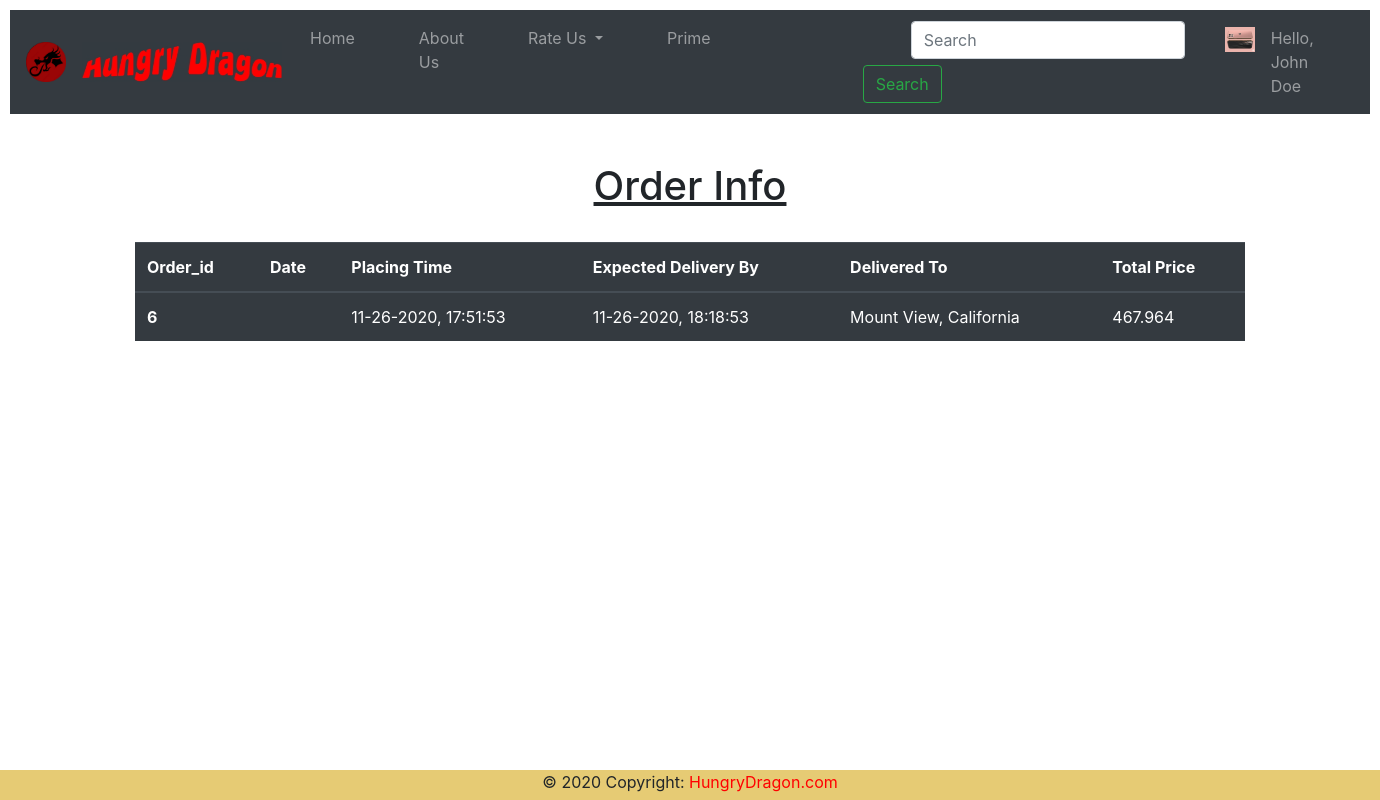
Screenshot of /user/order_details/6/ (signed in) with the database file from the repository.
### cust/models.py (models this page shows, shortened)
class Client(models.Model):
    user=models.OneToOneField(User,on_delete=models.CASCADE)
    phone=models.CharField(max_length=14)
    address=models.CharField(max_length=200)
    city=models.CharField(max_length=40)
    prime=models.BooleanField(default=False)
    state=models.CharField(max_length=40)
    image=models.FileField(upload_to="clients/images/")

### Order/models.py (models this page shows, shortened)
class Order(models.Model):
	order_id=models.AutoField(primary_key=True,unique=True)
	quantity=models.IntegerField(default=1)
	user=models.ForeignKey(Client, on_delete=models.CASCADE)
	cuisine=models.ForeignKey(MainDish, on_delete=models.CASCADE)
	placed_time=models.CharField(default='',max_length=60)
	placed_date=models.CharField(default='',max_length=60)
	delivery_time=models.CharField(default='',max_length=60)
	delivery_date=models.CharField(default='',max_length=60)
	total_price=models.DecimalField(default=0,decimal_places=3,max_digits=15)

### cust/views.py (the view)
# urls.py: path('order_details/<int:my_id>/',views.order_details,name="order_details")
def order_details(request,my_id):
    username=request.user.username
    user=User.objects.get(username=username)
    client=Client.objects.get(user=user)
    order=Order.objects.get(order_id=my_id, user=client)
    context={'client':client,'order':order}
    return render(request,'order_details.html',context)

### templates/order_details.html
{% extends 'base.html' %}
{% block body %}
<br><br>
<center><u><b><h1>Order Info</h1></b></u></center>
<br>
<div class="container">
<table class="table table-dark">
    <thead>
      <tr>
        <th scope="col">Order_id</th>
        <th scope="col">Date</th>
        <th scope="col">Placing Time</th>
        <th scope="col">Expected Delivery By</th>
        <th  scope="col">Delivered To</th>
        <th scope="col">Total Price</th>
      </tr>
    </thead>
    <tbody>
      <tr>
        <th scope="row">{{order.order_id}}</th>
        <td>{{order.placed_date}}</td>
        <td>{{order.placed_time}}</td>
        <td>{{order.delivery_time}}</td>
        <td>{{order.user.address}}</td>
        <td>{{order.total_price}}</td>
      </tr>
    </tbody>
  </table>
</div>
{% endblock %}

### templates/base.html (shortened to what this page needs)
<!doctype html>
{% load static %}
<html lang="en">
  <head>
    <link rel="stylesheet" href="{% static 'CSS/bootstrap.min.css' %}" >
  </head>
  <body>
    <nav class="navbar navbar-expand-lg navbar-dark bg-dark" style="color:black; background-color: lightcoral;">
      <a class="navbar-brand" href="{% static 'Images/MainDragon.png' %}"><img src="{% static 'Images/MainDragon.png' %}" width="40px" height="40px"></a>
      <a class="navbar-brand pr-1" href="\"><img src="{% static 'Images/FinalImage.jpg' %}" width="200px" height="40px"></a>
  <div class="collapse navbar-collapse" id="navbarSupportedContent">
    <ul class="navbar-nav mr-auto">
      <li {% if request.path == "/" %}class="nav-item active pr-5"{% else %}class="nav-item pr-5"{% endif %}>
        <a class="nav-link" href="\">Home <span class="sr-only">(current)</span></a>
      </li>
      <li {% if request.path == "/about/" %}class="nav-item active pr-5"{% else %}class="nav-item pr-5"{% endif %}>
        <a class="nav-link" href="/about">About Us</a>
      </li>
      <li class="nav-item dropdown pr-5">
        <a class="nav-link dropdown-toggle" href="#" id="navbarDropdown" role="button" data-toggle="dropdown" aria-haspopup="true" aria-expanded="false">
          Rate Us
        </a>
       {% if user.is_authenticated %}
       <li class="nav-item dropdown pr-5">
        <a class="nav-link dropdown" href="#" id="navbarDropdown" role="button" data-toggle="dropdown" aria-haspopup="true" aria-expanded="false">
          Prime
        </a>
      </li>
        <form class="form-inline my-2 my-lg-0 ml-5 pl-5">
          <input class="form-control mr-sm-2 ml-5" type="search" placeholder="Search" aria-label="Search">
          <button class="btn btn-outline-success my-2 my-sm-0" type="submit">Search</button>
        </form>
       <li class="nav-item ml-4 ">
         <a class="nav-link" href="{{ client.image.url }}"><img src="{{ client.image.url }}" alt="" width=30px height=25px></a>
       </li>
	   <li class="nav-item dropdown pr-5">
        <a class="nav-link dropdown" href="#" id="navbarDropdown" role="button" data-toggle="dropdown" aria-haspopup="true" aria-expanded="false">
          Hello, {{ user.get_username }}
        </a>
      </li>
        </li>
    {% endif %}
</ul>
  </div>
</nav>
{% block body %}
{% endblock %}
    <center>
<footer class="page-footer font-small blue">
  <div class="footer-copyright text-center">© 2020 Copyright:
    <a href="\" style="color:red"> HungryDragon.com</a>
  </div>
</footer>
</center>
  </body>
</html>

### rows the page displays
Client: image (picture)
Order: order_id "6", placed_time "11-26-2020, 17:51:53", delivery_time "11-26-2020, 18:18:53", user.address "Mount View, California", total_price "467.964"

### other values shown
{{ user.get_username }} "John Doe"
